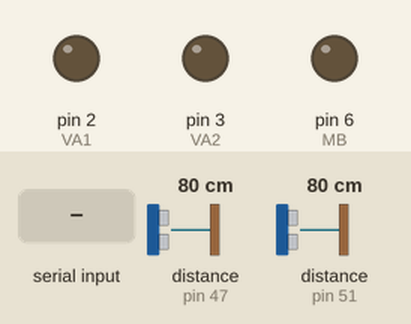
This sketch was run on a simulated Arduino Mega 2560, built with avr-gcc and run on an emulated ATmega2560. Shown: output pins drawn as LEDs (lit = HIGH). The inputs (shaded band) are chosen by the test bench; at power-on: distance to the obstacle (sensors on pin 47, pin 51) 80 cm. The echo pulse lasts 58.3 µs per cm; what the sketch prints to the serial monitor is not drawn.

Above: at 1.2 s.
1.3 s: "dutty 150\n" received over Serial
At 1.73 s:
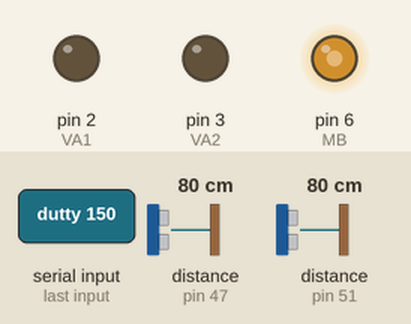
3.2 s: "4" received over Serial
At 3.8 s:
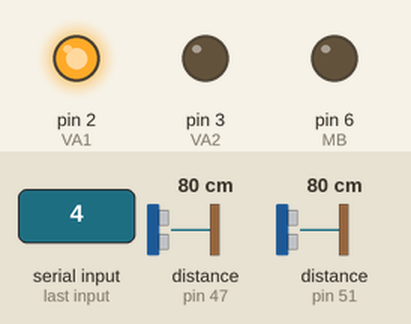
4.7 s: "6" received over Serial
At 5.5 s:
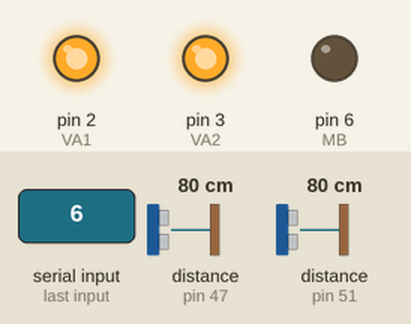
6.2 s: "3" received over Serial
At 6.8 s:
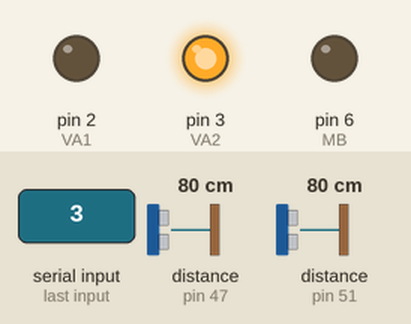
7.7 s: "1" received over Serial
At 8.9 s:
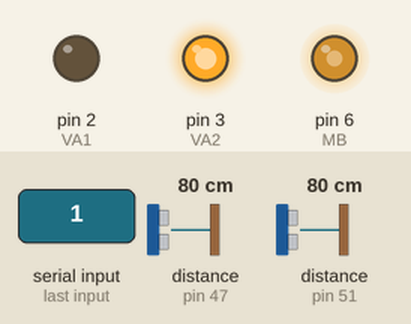
9.2 s: "2" received over Serial
At 9.7 s:
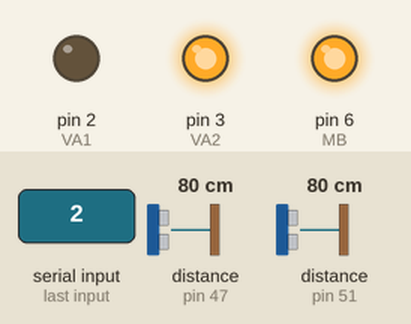
Timing chart, 0 to 11.7 s (numbered marks = the images above; inputs shaded):
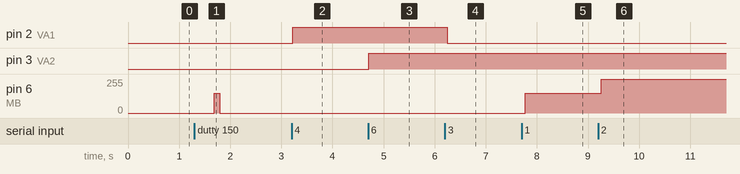

The sketch:

C2_SECUENCIA2.ino
```cpp
#include <NewPing.h>
int datas[10];
int XT; //Tipo de tarea
int carga;
float medida_u1;
float medida_u2;
int flag1;
unsigned long tiempo_inicio;
int dutty_bomba = 0;

#define PC Serial
#define C1 Serial1
#define SCADA Serial2

#define VA1 2 // Electroválvula 1, tipo salida a relé //IZQUIERDA
#define VA2 3 // Electroválvula 2, tipo salida a relé //DERECHA
#define MB  6 // Relé de la motobomba


//Tareas
#define fumigacion  1
#define adquisicion 2
#define transporte  3
#define MAX_CARGA   100
#define MIN_LEVEL_TANQUE   10
#define REF_U1   100
#define REF_U2   100
#define TIEMPO_PARADA   10000 //En milisegundos

//Sensores de ultrasonido
#define trig1 41
#define echo1 43
#define trig2 45
#define echo2 47
#define trig3 49
#define echo3 51
#define MAX_DISTANCE 200 // Maximum distance we want to ping for (in centimeters). Maximum sensor distance is rated at 400-500cm.

NewPing tanque(trig1, echo1, MAX_DISTANCE); // NewPing setup of pins and maximum distance.
NewPing arbol_der(trig2, echo2, MAX_DISTANCE); // NewPing setup of pins and maximum distance.
NewPing arbol_izq(trig3, echo3, MAX_DISTANCE); // NewPing setup of pins and maximum distance.

//Sensores Analógicos
#define S1 A1
#define S2 A2
#define S3 A3
#define S4 A4
#define transmisor_presion A14
#define corriente_total A10
#define voltaje_total A9
#define humedad_suelo A12
#define ph_suelo A13
#define radiacion_solar A11
//Sensores I2C y digitales
#define dht11 53

//Valor de las variables
float hum_amb, temp_amb,rad_sol, hum_sue,i_tot,v_tot,nivel_tank;
//Entradas y salidas extras
#define Out1 23
#define Out2 25
#define Out3 27
#define Out4 29
#define In1  31
#define In2  33
#define In3  35
#define In4  37

//Recepciones Seriales
int ibyte,val;
int data[20];
int lata,latb,latc,latd,lona,lonb,lonc,lond,yaw,obs;
// variables
int buttonState = 0;
void setup() {
  // initialize the LED pin as an output:
  pinMode(VA1, OUTPUT);
  pinMode(VA2, OUTPUT);
  pinMode(MB, OUTPUT);

  digitalWrite(VA1, LOW);
  digitalWrite(VA2, LOW);

  PC.begin(115200);
  C1.begin(115200); //Comunicación con C1
  SCADA.begin(115200); //Comunicación con SCADA
  Serial.println("Reset");

}

void loop(){

  delay(40);                      // Wait 50ms between pings (about 20 pings/sec). 29ms should be the shortest delay between pings.
  control_presion();
  activacion_electrovalvulas();
  //read_sensors();
  recepcion_C1();

  analogWrite(MB,dutty_bomba);

  if(Serial.available()>0){
      char ref=Serial.read();
      //Serial.println(ref);
      if(ref == '3'){
        digitalWrite(VA1, LOW);
        // dutty_bomba = 0;

      }
      if(ref == '4'){
        digitalWrite(VA1, HIGH);
         //dutty_bomba = 80;

      }
      else if(ref == '5'){
        digitalWrite(VA2, LOW);
       //digitalWrite(VA2, HIGH);
       // dutty_bomba = 100;
      }

      else if(ref == '6'){
        digitalWrite(VA2, HIGH);
        //dutty_bomba = 140;
      }
      else if(ref == '0'){
        dutty_bomba = 0;
       // Serial.println("dutty 150");
      }
      else if(ref == '1'){
        dutty_bomba = 150;
      }
      else if(ref == '2'){
        dutty_bomba = 255;
      }
  }

}

void enviar_datos(){
 //long temp1 = micros();
  Serial2.print('x');
  Serial2.print((char)lata);
  Serial2.print((char)latb);
  Serial2.print((char)latc);
  Serial2.print((char)latd);
  Serial2.print((char)lona);
  Serial2.print((char)lonb);
  Serial2.print((char)lonc);
  Serial2.print((char)lond);
  Serial2.print((char)yaw);
  Serial2.print((char)obs);
  Serial2.print((char)i_tot);
  Serial2.print((char)v_tot);
  Serial2.print((char)nivel_tank);
  Serial2.print((char)hum_amb);
  Serial2.print((char)temp_amb);
  Serial2.print((char)rad_sol);
  Serial2.print((char)hum_sue);

//  Serial2.print('x');
//  Serial2.print((char)10);
//  Serial2.print((char)11);
//  Serial2.print((char)12);
//  Serial2.print((char)13);
//  Serial2.print((char)14);
//  Serial2.print((char)15);
//  Serial2.print((char)16);
//  Serial2.print((char)17);
//  Serial2.print((char)18);
//  Serial2.print((char)19);
//  Serial2.print((char)20);
//  Serial2.print((char)21);
//  Serial2.print((char)22);
//  Serial2.print((char)23);
//  Serial2.print((char)24);
//  Serial2.print((char)25);
//  Serial2.print((char)26);

 //Serial.println(micros()-temp1);
}

void init_sensors(){}
boolean llego_DP(){}
void colocar_sensor(){}
void recoger_sensor(){}

void read_sensors(){
  //Se van a tomar 4 muestras que se van a promediar
  hum_amb  = read_hum_amb();
  Serial.print("Hum Amb: ");
  Serial.println(hum_amb);

  temp_amb = read_temp_amb();
  Serial.print("Temp : ");
  Serial.println(temp_amb);

  rad_sol = analogRead(radiacion_solar);
  rad_sol = map(rad_sol,0,1023*4/5,0,12);
  Serial.print("Rad : ");
  Serial.println(rad_sol);

  hum_sue = analogRead(humedad_suelo);
  hum_sue = map(hum_sue,0,1023,0,100);
  Serial.print("Hum Suelo : ");
  Serial.println(hum_sue);

  i_tot = analogRead(corriente_total);
  i_tot = map(i_tot,0,1023,0,100);
  Serial.print("I total : ");
  Serial.println(i_tot);

  v_tot = analogRead(voltaje_total);
  v_tot = map(v_tot,0,1023,0,100);
  Serial.print("V total : ");
  Serial.println(v_tot);
  //Trabajaremos con interrupción timer 1
  enviar_datos();

}

void activacion_electrovalvulas(){
  medida_u1 = medida1();

//  if(medida_u1 <= REF_U1 && medida_u1>40) //detecta el arbol en el lado1?
//  {
//   digitalWrite(VA1, HIGH);
//   Serial.println("VA1 - ON");
//  }
//  else
//  {
//   digitalWrite(VA1, LOW);
//   Serial.println("VA1 - OFF");
//  }

  medida_u2 = medida2();

//  if(medida_u2 <= REF_U2 && medida_u2>40) //detecta el arbol en el lado1?
//  {
//   digitalWrite(VA2, HIGH);
//   Serial.println("VA2 - ON");
//  }
//  else
//  {
//   digitalWrite(VA2, LOW);
//   Serial.println("VA2 - OFF");
//  }
//
}

void control_presion(){
}

float medida1(){
  unsigned int uS = arbol_izq.ping(); // Send ping, get ping time in microseconds (uS).
  Serial.print("Ping1: ");
  Serial.print(uS / US_ROUNDTRIP_CM); // Convert ping time to distance in cm and print result (0 = outside set distance range)
  Serial.print("cm  ");
  return uS / US_ROUNDTRIP_CM;
}

float medida2(){
  unsigned int uS = arbol_der.ping(); // Send ping, get ping time in microseconds (uS).
  Serial.print("Ping2: ");
  Serial.print(uS / US_ROUNDTRIP_CM); // Convert ping time to distance in cm and print result (0 = outside set distance range)
  Serial.println("cm");
  return uS / US_ROUNDTRIP_CM;
}

float nivel_tanque(){
  unsigned int uS = tanque.ping(); // Send ping, get ping time in microseconds (uS).
  return uS / US_ROUNDTRIP_CM;
}

void recepcion_C1(){

  if(C1.available()>0){
      val=C1.read();
      if(val=='x'){
        while(C1.available()==0){};
          int i=0;
          for(i=0;i<11;i=i+1){
           data[i]=C1.read();
            while(C1.available()==0){};
            // && (char)data[i]!='y'
           }
           flag1 = true;
             //Asignación de variables, solo para que se comprenda mejor:
       lata = data[0];
       latb = data[1];
       latc = data[2];
       latd = data[3];
       lona = data[4];
       lonb = data[5];
       lonc = data[6];
       lond = data[7];
       yaw = data[8];
       obs = data[9];
      }
     else if(val=='y'){
       while(C1.available()==0){};
       char comando =C1.read();
       switch(comando){
          case '1':
            dutty_bomba = 250;
          break;
          case '2':
            dutty_bomba = 0;
          break;
          case '3':
            digitalWrite(VA1, HIGH);
          break;
          case '4':
            digitalWrite(VA1, LOW);
          break;
          case '5':
            digitalWrite(VA2, HIGH);
          break;
          case '6':
            digitalWrite(VA2, LOW);
          break;
       }
     }


    if(flag1){
     for (int j=0;j<11;j++){
     Serial.print(data[j]);
     Serial.print(" ");
     }
     flag1 = false;
    }

  }
}
```

SensorDHT.ino
```cpp
#include "DHT.h"
#define DHTPIN 53
#define DHTTYPE DHT11
DHT dht(DHTPIN, DHTTYPE);


float read_temp_amb(){
  float t = dht.readTemperature();
  return t;
}

float read_hum_amb(){
  float h = dht.readHumidity();
  return h;
}


//  if (isnan(t) && isnan(h)) {
//    Serial.println("Failed to read from DHT");
//  } else {
//    Serial.print("Humidity: ");
//    Serial.print(h);
//    Serial.print(" %\t");
//    Serial.print("Temperature: ");
//    Serial.print(t);
//    Serial.println(" *C");
//  }
//  delay(1000);
//}
```

Measured:
- after the input at 1.3 s, pin 6 (MB): 0/255 → 150/255 after 0.39 s, → 0/255 0.10 s later
- after the input at 3.2 s, pin 2 (VA1): LOW → HIGH at once
- after the input at 4.7 s, pin 3 (VA2): LOW → HIGH at once
- after the input at 6.2 s, pin 2 (VA1): HIGH → LOW at once
- after the input at 7.7 s, pin 6 (MB): 0/255 → 150/255 after 0.08 s
- after the input at 9.2 s, pin 6 (MB): 150/255 → 255/255 after 0.06 s
